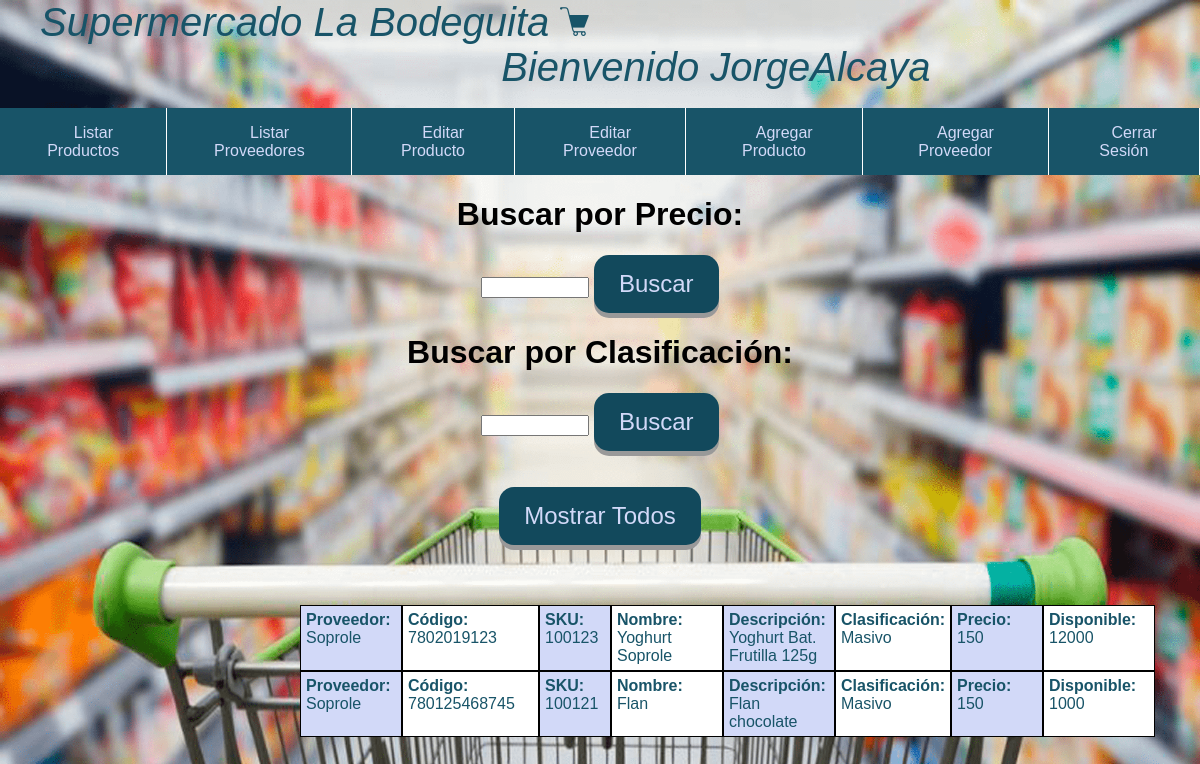
/listarProductos (signed in), run on the app's committed database.
### app/models.py (models this page shows, shortened)
class Producto(models.Model):
    proveedor = models.ForeignKey(Proveedor, null=True, blank=True, on_delete=models.CASCADE)
    codigo = models.IntegerField()
    sku = models.IntegerField()
    nombre = models.CharField(max_length=20)
    descripcion = models.CharField(max_length=30)
    clasificacion = models.CharField(max_length=30)
    precio = models.IntegerField()
    disponible = models.IntegerField()

class Proveedor(models.Model):
    rut = models.CharField(max_length=15)
    nombre = models.CharField(max_length=50)
    telefono = models.CharField(max_length=20)
    domicilio = models.CharField(max_length=50)
    region = models.CharField(max_length=50, blank=True, null=True)
    comuna = models.CharField(max_length=50, blank=True, null=True)
    def __str__(self):
        return self.nombre

### app/views.py (the view)
# urls.py: path('listarProductos', views.listarProductos),
@login_required
def listarProductos(request):
    producto = Producto.objects.all()
    precio = 0  # Filtro por defecto
    if request.POST.get('precio'):
        precio = int(request.POST.get('precio'))
        producto = producto.filter(precio__exact=precio)
    if request.POST.get('clasificacion'):
        clasificacion = request.POST.get('clasificacion')
        producto = producto.filter(clasificacion__exact=clasificacion)
    return render(request, "app/listarProductos.html", {'producto': producto})

### app/templates/app/listarProductos.html (shortened to what this page needs)
{% extends 'app/base.html' %}
{% block content %}
{% load static %}
<link href="{% static 'css/estilosTabla.css' %}" rel="stylesheet">
<body>
    <div>
        <form class="centra" class="flot" action="/listarProductos" method="POST">
            <div>
                <div>
                    <div>
                        <h1>Buscar por Precio:</h1>
                    </div >
                    <input type="number" name="precio" value="{{precio}}" style="width:100px" />
                        <input  class="button" type="submit" value="Buscar">
                </div>
                <div>
                    <div>
                        <h1>Buscar por Clasificación:</h1>
                    </div>
                    <input type="text" name="clasificacion" value="{{clasificacion}}" style="width:100px" />
                    <input class="button" type="submit" value="Buscar">
                </div>
            </div>
            <br>
            <br>
            <input class="button" action="/listarProductos" type="submit" value="Mostrar Todos">
        </form>
    </div>
    {% for c in producto %}
    <body>
        <div id="tabla" id="divt">
            <div class="A" id="divt"><strong>Proveedor:  </strong>{{c.proveedor}}</div>
            <div class="B" id="divt"><strong>Código:  </strong>{{c.codigo}}</div>
            <div class="C" id="divt"><strong>SKU:  </strong>{{c.sku}}</div>
            <div class="D" id="divt"><strong>Nombre:  </strong>{{c.nombre}}</div>
            <div class="E" id="divt"><strong>Descripción:  </strong>{{c.descripcion}}</div>
            <div class="F" id="divt"><strong>Clasificación:  </strong>{{c.clasificacion}}</div>
            <div class="G" id="divt"><strong>Precio:  </strong>{{c.precio}}</div>
            <div class="H" id="divt"><strong>Disponible:  </strong>{{c.disponible}}</div>
        </div>
    </body>
    {% endfor%}
</body>
{% endblock content %}

### app/templates/app/base.html (shortened to what this page needs)
{% load static %}
<!DOCTYPE html>
<html lang="es">
<head>
    <link href="{% static 'css/estiloMenu.css' %}" rel="stylesheet">
    <link href="{% static 'css/icomoon/style.css' %}" rel="stylesheet">
    <link href="{% static 'css/estiloFormLogin.css' %}" rel="stylesheet">
    <link href="{% static 'css/table.css' %}" rel="stylesheet">
    <link href="{% static 'css/divEdit.css' %}" rel="stylesheet">
</head>
<dir class="titulo">
    Supermercado La Bodeguita <img src="{% static 'img/carrito.png' %}" alt="">
    {% if user.is_authenticated %} <span>123456789101112131415</span>Bienvenido {{user.username}}
    {% else %}<span>123456789101112131415</span>Bienvenido Proveedores{% endif %}
</dir>
<span>12345678910</span>
<body>
    <header class="titulo3">
        <nav class="menu">
            <ul>
                {% if user.is_authenticated %}
                <li><a href="http://localhost:8000/listarProductos"><span class="icon-file-text"></span> Listar
                        Productos</a></li>
                <li><a href="http://localhost:8000/listarProveedores"><span class="icon-file-text"></span> Listar
                        Proveedores</a></li>
                <li><a href="http://localhost:8000/listarProductosFull"><span class="icon-file-text"></span> Editar
                        Producto</a></li>
                <li><a href="http://localhost:8000/listarProveedoresFull"><span class="icon-file-text"></span> Editar
                        Proveedor</a></li>
                <li><a href="http://localhost:8000/ingresarProducto"><span class="icon-file-text"></span> Agregar
                        Producto</a></li>
                <li><a href="http://localhost:8000/ingresarProveedor"><span class="icon-file-text"></span> Agregar
                        Proveedor</a></li>
                <li><a href="http://localhost:8000/logout/"><span class="icon-clipboard"></span> Cerrar Sesión</a>
                </li>
                {% endif %}
            </ul>
        </nav>
    </header>
</body>
{% block content %}
{% endblock %}
</html>

### app/static/css/estiloMenu.css (style rules this page uses)
body { margin: 0; font-family: sans-serif; }
header { width: 100%; background: #185468; }
.menu ul { margin: 0; list-style: none; padding: 0; display: flex; }
.menu li { border-right: 1px solid #fff; }
.menu li a { display: block; padding: 15px 20px; color: rgb(210, 217, 248); text-decoration: none; }

### app/static/css/icomoon/style.css (style rules this page uses)
[class^="icon-"], [class*=" icon-"] { font-family: 'icomoon' !important; speak: none; font-style: normal; font-weight: normal; font-variant: normal; text-transform: none; line-height: 1; -webkit-font-smoothing: antialiased; -moz-osx-font-smoothing: grayscale; }
.icon-clipboard:before { content: "\e9b8"; }
.icon-file-text:before { content: "\e922"; }

### app/static/css/estiloFormLogin.css (style rules this page uses)
ul { list-style: none; padding: 0; text-align: center; color: rgb(210, 217, 248); }
.titulo { font-size: 40px; color: #185468; font-style: italic; font-family: 'Franklin Gothic Medium', 'Arial Narrow', Arial, sans-serif; margin: 0; }

### app/static/css/estilosTabla.css (style rules this page uses)
.button { display: inline-block; padding: 15px 25px; font-size: 24px; cursor: pointer; text-align: center; text-decoration: none; outline: none; color:rgb(210, 217, 248); background-color: #12495c; ; border: none; border-radius: 15px; box-shadow: 0 5px #999; }
.centra { text-align: center; margin-bottom: 5%; }
#divt { border: 1px solid #000000; padding: 5px; display: none; }
.A { background: rgb(210, 217, 248);; width: 90px; display: none; }
.B { background: #fff; width: 125px; display: none; }
.C { background: rgb(210, 217, 248);; width: 60px; display: none; }
.D { background: #fff; width: 100px; display: none; }
.E { background: rgb(210, 217, 248);; width: 100px; display: none; }
.F { background: #fff; width: 100px; display: none; }
.G { background: rgb(210, 217, 248);; width: 80px; display: none; }
.H { background: #fff; width: 100px; display: none; }
#tabla { margin-left: 25%; color: #185468; }
#tabla .A, #tabla .B, #tabla .C, #tabla .D, #tabla .E, #tabla .F, #tabla .G, #tabla .H { display: table-cell; }

### data on the page
Producto: proveedor "Soprole", codigo "7802019123", sku "100123", nombre "Yoghurt Soprole", descripcion "Yoghurt Bat. Frutilla 125g", clasificacion "Masivo", precio "150", disponible "12000"
Producto: proveedor "Soprole", codigo "780125468745", sku "100121", nombre "Flan", descripcion "Flan chocolate", clasificacion "Masivo", precio "150", disponible "1000"

### other printed values
{{ user.username }} "JorgeAlcaya"
